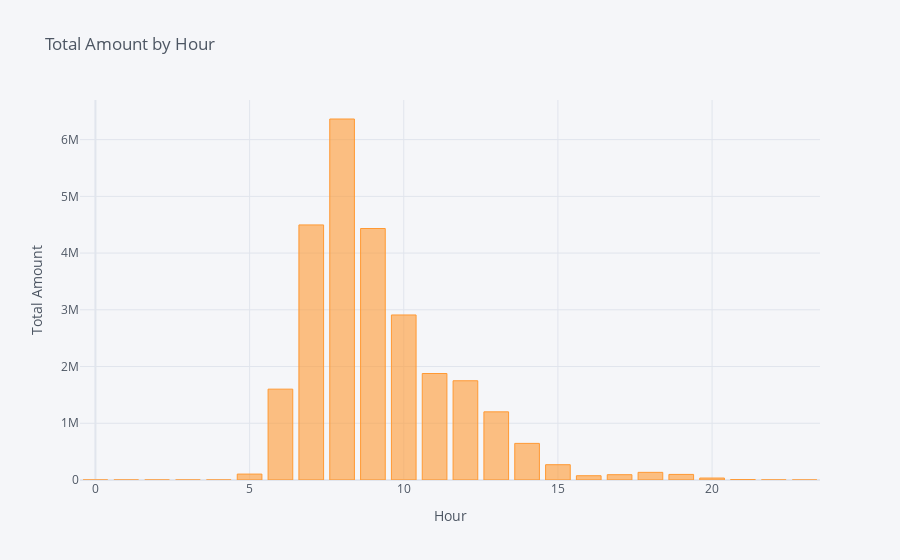

Here is the notebook cell this chart was saved with:
### Markdown cell above
# Amount / Orders / Promo by Hour

### Code cell
df.groupby('trans_hour')['amount'].sum().iplot(kind='bar', title='Total Amount by Hour', xTitle='Hour', yTitle='Total Amount')

### Figure 1 — Plotly figure (JSON) as saved in the notebook; plotly's stock layout.template omitted (floating-point values rounded to 4 significant figures)
{"data": [{"marker": {"color": "rgba(255, 153, 51, 0.6)", "line": {"color": "rgba(255, 153, 51, 1.0)", "width": 1}}, "name": "amount", "orientation": "v", "text": "", "type": "bar", "x": [0, 1, 2, 3, 4, 5, 6, 7, 8, 9, 10, 11, 12, 13, 14, 15, 16, 17, 18, 19, 20, 21, 22, 23], "y": [100, 200, 220, 100, 96, 104400.0, 1601000.0, 4496000.0, 6364000.0, 4433000.0, 2909000.0, 1877000.0, 1749000.0, 1201000.0, 645600.0, 269600.0, 75330.0, 93370.0, 134900.0, 98450.0, 34550.0, 7329.0, 1156.0, 245]}], "layout": {"legend": {"bgcolor": "#F5F6F9", "font": {"color": "#4D5663"}}, "paper_bgcolor": "#F5F6F9", "plot_bgcolor": "#F5F6F9", "title": {"font": {"color": "#4D5663"}, "text": "Total Amount by Hour"}, "xaxis": {"gridcolor": "#E1E5ED", "showgrid": true, "tickfont": {"color": "#4D5663"}, "title": {"font": {"color": "#4D5663"}, "text": "Hour"}, "zerolinecolor": "#E1E5ED"}, "yaxis": {"gridcolor": "#E1E5ED", "showgrid": true, "tickfont": {"color": "#4D5663"}, "title": {"font": {"color": "#4D5663"}, "text": "Total Amount"}, "zerolinecolor": "#E1E5ED"}}}
